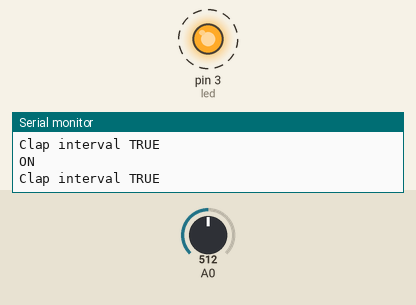
The sketch below on a simulated Arduino Uno, built with avr-gcc and run on an emulated ATmega328P. Parts: output pins drawn as LEDs (lit = HIGH), the last lines printed to the serial monitor. Dashed ring = blinking. Inputs (shaded band) come from the test bench; at power-on: A0 = 512.

Above: at 1.08 s.
1.3 s: A0 set to 31
4.3 s: A0 set to 26
At 4.3 s:
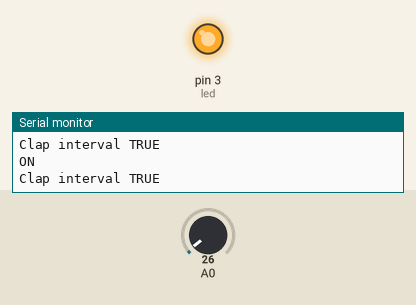
6.2 s: A0 set to 110
At 6.48 s:
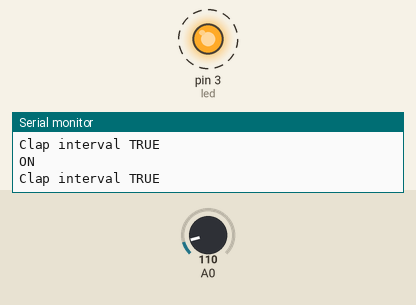
9.2 s: A0 set to 20
Timing chart, 0 to 11.7 s (numbered marks = the images above; inputs shaded):
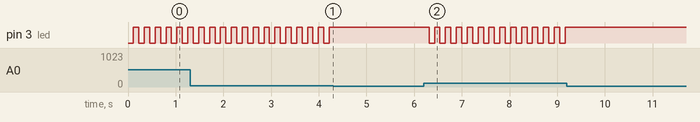

Measured:
- the behaviour switches between 30 and 29 on A0 (found by bisection; images 0 and 1)
- after the input at 4.3 s, pin 3 (led): stops changing and stays HIGH
- after the input at 6.2 s, pin 3 (led): alternates HIGH for 0.11 s and LOW for 0.11 s, starting after 0.11 s
- after the input at 9.2 s, pin 3 (led): stops changing and stays HIGH
- by itself, pin 3 (led): alternates HIGH for 0.11 s and LOW for 0.11 s

The sketch:

base.ino
```cpp
int led = 3;
int threshold = 30; //Change This
int volume;

int clap = false;

int clapInterval = 0;

bool light = false;

void setup() {
  Serial.begin(9600); // For debugging
  pinMode(led, OUTPUT);
}

void loop() {

  volume = analogRead(A0); // Reads the value from the Analog PIN A0

  if(volume>=threshold){
    // If first clap was made, then
    if (!clap) {
      Serial.println("Clap interval TRUE");
      clap = true;
    } else if (clapInterval > 100) {

      if (light) {
        Serial.println("OFF");
        digitalWrite(led, LOW);
        light = false;

      } else {
        Serial.println("ON");
        digitalWrite(led, HIGH);
        light = true;
      }

      clap = false;
      clapInterval = 0;
    }
  }

  if (clap) {
    clapInterval++;

    if (clapInterval >= 500) {
      clapInterval = 0;
      Serial.println("Clap interval FALSE");
      clap = false;
    }
  }

  delay(1);
}
```
